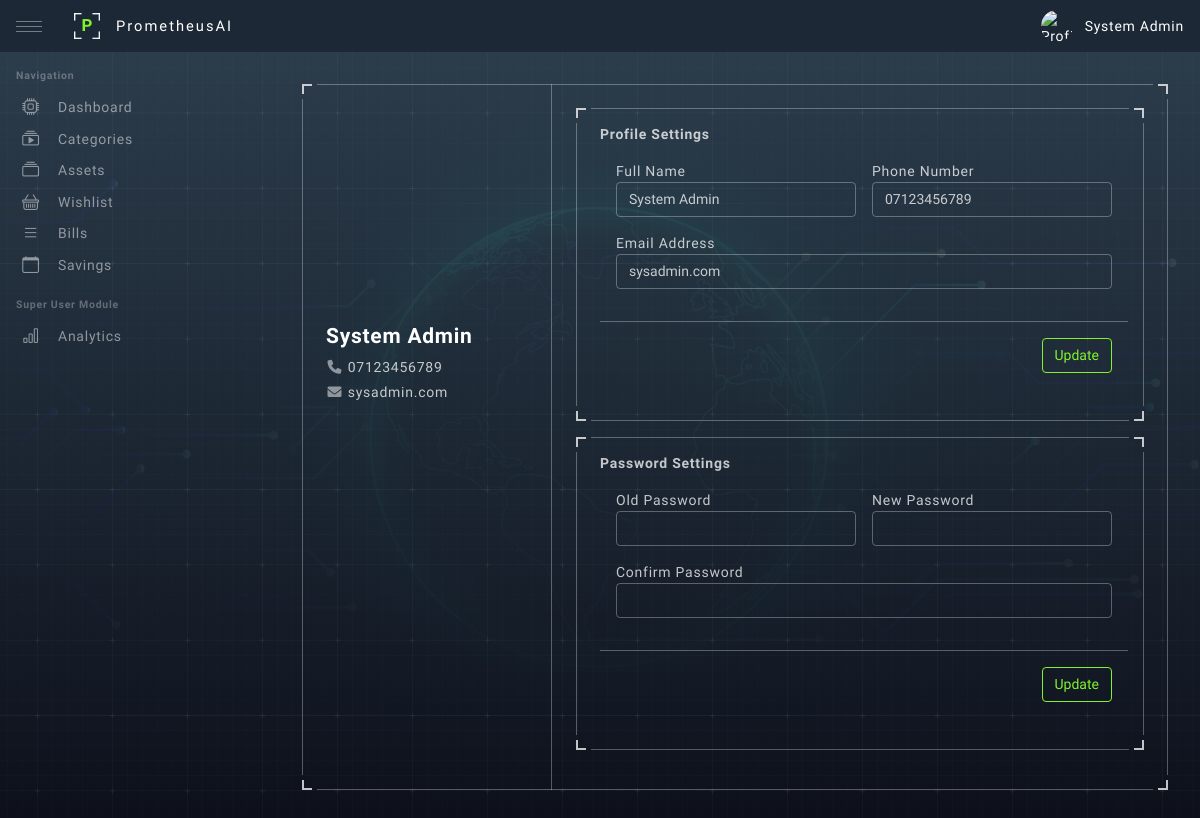
/views/profile_settings.php (signed in), run on the app's committed database.
### tables this page shows
CREATE TABLE `user` (
  `user_id` int(200) NOT NULL,
  `user_name` varchar(200) NOT NULL,
  `user_email` varchar(200) NOT NULL,
  `user_password` varchar(200) NOT NULL,
  `user_phone` varchar(200) DEFAULT NULL,
  `user_reset_token` varchar(200) DEFAULT NULL,
  `user_access_level` varchar(200) NOT NULL,
  `user_date_joined` varchar(200) NOT NULL
);

### views/profile_settings.php (the view, shortened to what this page needs)
<?php
require_once('../config/config.php');
require_once('../partials/head.php');
?>
<body>
    <div id="app" class="app">
        <?php require_once('../partials/header.php'); ?>
        <?php require_once('../partials/sidenavigation.php'); ?>
        <?php
        $user_id = mysqli_real_escape_string($mysqli, $_SESSION['user_id']);
        $user_sql = mysqli_query(
            $mysqli,
            "SELECT * FROM user WHERE user_id = '{$user_id}'"
        );
        if (mysqli_num_rows($user_sql) > 0) {
            while ($user = mysqli_fetch_array($user_sql)) {
        ?>
                <div id="content" class="app-content">
                    <div class="card">
                        <div class="card-body p-0">
                            <div class="profile">
                                <div class="profile-container">
                                    <div class="profile-sidebar">
                                        <div class="desktop-sticky-top">
                                            <div class="profile-img">
                                            </div>
                                            <h4><?php echo $user['user_name']; ?></h4>
                                            <div class="mb-1">
                                                <i class="fa fa-phone fa-fw text-white text-opacity-50"></i> <?php echo $user['user_phone']; ?>
                                            </div>
                                            <div class="mb-3">
                                                <i class="fa fa-envelope fa-fw text-white text-opacity-50"></i> <?php echo $user['user_email']; ?>
                                            </div>
                                        </div>
                                    </div>
                                    <div class="profile-content">
                                        <div class="profile-content-container">
                                            <div class="row gx-4">
                                                <div class="col-xl-12">
                                                    <div class="tab-content p-0">
                                                        <div class="tab-pane fade show active" id="profile-post">
                                                            <div class="card mb-3">
                                                                <div class="card-body">
                                                                    <div class="d-flex align-items-center mb-3">
                                                                        <div class="flex-fill ps-2">
                                                                            <div class="fw-bold">
                                                                                Profile Settings
                                                                            </div>
                                                                            <form method="post" enctype="multipart/form-data" role="form">
                                                                                <div class="modal-body">
                                                                                    <div class="row">
                                                                                        <div class="form-group col-md-6 mb-3">
                                                                                            <label for="">Full Name</label>
                                                                                            <input type="text" required name="user_name" value="<?php echo $user['user_name']; ?>" class="form-control">
                                                                                        </div>
                                                                                        <div class="form-group col-md-6 mb-3">
                                                                                            <label for="">Phone Number</label>
                                                                                            <input type="text" required name="user_phone" value="<?php echo $user['user_phone']; ?>" class="form-control">
                                                                                        </div>
                                                                                        <div class="form-group col-md-12 mb-3">
                                                                                            <label for="">Email Address</label>
                                                                                            <input type="email" required name="user_email" value="<?php echo $user['user_email']; ?>" class="form-control">
                                                                                        </div>
                                                                                    </div>
                                                                                </div>
                                                                                <div class="modal-footer">
                                                                                    <button type="submit" name="Update_Profile" class="btn btn-outline-lime">Update </button>
                                                                                </div>
                                                                            </form>
                                                                        </div>
                                                                    </div>
                                                                </div>
                                                                <div class="card-arrow">
                                                                    <div class="card-arrow-top-left"></div>
                                                                    <div class="card-arrow-top-right"></div>
                                                                    <div class="card-arrow-bottom-left"></div>
                                                                    <div class="card-arrow-bottom-right"></div>
                                                                </div>
                                                            </div>
                                                            <div class="card mb-3">
                                                                <div class="card-body">
                                                                    <div class="d-flex align-items-center mb-3">
                                                                        <div class="flex-fill ps-2">
                                                                            <div class="fw-bold">
                                                                                Password Settings
                                                                            </div>
                                                                            <form method="post" enctype="multipart/form-data" role="form">
                                                                                <div class="modal-body">
                                                                                    <div class="row">
                                                                                        <div class="form-group col-md-6 mb-3">
                                                                                            <label for="">Old Password</label>
                                                                                            <input type="password" required name="old_password" class="form-control">
                                                                                        </div>
                                                                                        <div class="form-group col-md-6 mb-3">
                                                                                            <label for="">New Password</label>
                                                                                            <input type="password" required name="new_password" class="form-control">
                                                                                        </div>
                                                                                        <div class="form-group col-md-12 mb-3">
                                                                                            <label for="">Confirm Password</label>
                                                                                            <input type="password" required name="confirm_password" class="form-control">
                                                                                        </div>
                                                                                    </div>
                                                                                </div>
                                                                                <div class="modal-footer">
                                                                                    <button type="submit" name="Update_Password" class="btn btn-outline-lime">Update</button>
                                                                                </div>
                                                                            </form>
                                                                        </div>
                                                                    </div>
                                                                </div>
                                                                <div class="card-arrow">
                                                                    <div class="card-arrow-top-left"></div>
                                                                    <div class="card-arrow-top-right"></div>
                                                                    <div class="card-arrow-bottom-left"></div>
                                                                    <div class="card-arrow-bottom-right"></div>
                                                                </div>
                                                            </div>
                                                        </div>
                                                    </div>
                                                </div>
                                            </div>
                                        </div>
                                    </div>
                                </div>
                            </div>
                        </div>
                        <div class="card-arrow">
                            <div class="card-arrow-top-left"></div>
                            <div class="card-arrow-top-right"></div>
                            <div class="card-arrow-bottom-left"></div>
                            <div class="card-arrow-bottom-right"></div>
                        </div>
                    </div>
                </div>
        <?php }
        } ?>
    </div>
</body>
</html>

### data on the page
user: user_name "System Admin", user_phone "07123456789", user_email "sysadmin.com"

### other printed values
$_SESSION['user_name'] "System Admin"
